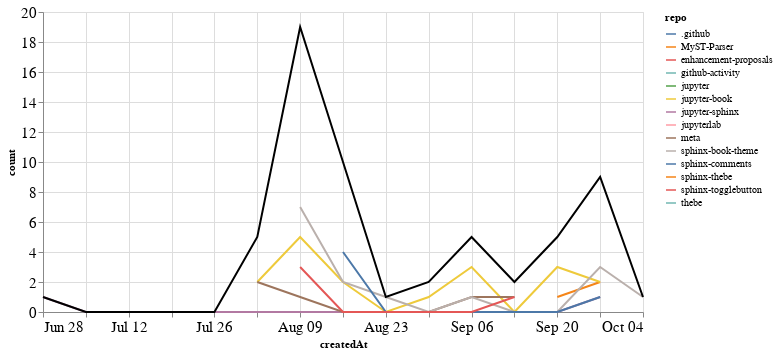

This figure's notebook cell:
### Markdown cell above
## PRs

### Code cell
prs_time = prs.groupby('repo').resample('W', on='createdAt').count()['author'].reset_index()
prs_time = prs_time.rename(columns={'author': 'count'})
prs_time_total = prs_time.groupby('createdAt').agg({"count": "sum"}).reset_index()

ch1 = alt.Chart(prs_time, width=600).mark_line().encode(
    x='createdAt',
    y='count',
    color='repo',
    tooltip="repo"
)

ch2 = alt.Chart(prs_time_total, width=600).mark_line(color="black").encode(
    x='createdAt',
    y='count',
)

ch1 + ch2

### Figure 1 — Vega-Lite specification as saved in the notebook (floating-point values rounded to 4 significant figures)
{"config": {"axisLeft": {"labelFontSize": 15}, "axisBottom": {"labelFontSize": 15}}, "layer": [{"data": {"name": "data-9062410c356d4915e7a0ed8d9627c60b"}, "mark": "line", "encoding": {"color": {"type": "nominal", "field": "repo"}, "tooltip": {"type": "nominal", "field": "repo"}, "x": {"type": "temporal", "field": "createdAt"}, "y": {"type": "quantitative", "field": "count"}}, "width": 600}, {"data": {"name": "data-053bb75a6b2525ec3d985792b01bcc3c"}, "mark": {"type": "line", "color": "black"}, "encoding": {"x": {"type": "temporal", "field": "createdAt"}, "y": {"type": "quantitative", "field": "count"}}, "width": 600}], "$schema": "https://vega.github.io/schema/vega-lite/v4.8.1.json", "datasets": {"data-9062410c356d4915e7a0ed8d9627c60b": [{"repo": ".github", "createdAt": "2020-08-02T00:00:00", "count": 1}, {"repo": "MyST-Parser", "createdAt": "2020-09-20T00:00:00", "count": 1}, {"repo": "MyST-Parser", "createdAt": "2020-09-27T00:00:00", "count": 2}, {"repo": "enhancement-proposals", "createdAt": "2020-08-30T00:00:00", "count": 1}, {"repo": "github-activity", "createdAt": "2020-08-09T00:00:00", "count": 2}, {"repo": "jupyter", "createdAt": "2020-09-20T00:00:00", "count": 1}, {"repo": "jupyter-book", "createdAt": "2020-08-02T00:00:00", "count": 2}, {"repo": "jupyter-book", "createdAt": "2020-08-09T00:00:00", "count": 5}, {"repo": "jupyter-book", "createdAt": "2020-08-16T00:00:00", "count": 2}, {"repo": "jupyter-book", "createdAt": "2020-08-23T00:00:00", "count": 0}, {"repo": "jupyter-book", "createdAt": "2020-08-30T00:00:00", "count": 1}, {"repo": "jupyter-book", "createdAt": "2020-09-06T00:00:00", "count": 3}, {"repo": "jupyter-book", "createdAt": "2020-09-13T00:00:00", "count": 0}, {"repo": "jupyter-book", "createdAt": "2020-09-20T00:00:00", "count": 3}, {"repo": "jupyter-book", "createdAt": "2020-09-27T00:00:00", "count": 2}, {"repo": "jupyter-sphinx", "createdAt": "2020-06-28T00:00:00", "count": 1}, {"repo": "jupyter-sphinx", "createdAt": "2020-07-05T00:00:00", "count": 0}, {"repo": "jupyter-sphinx", "createdAt": "2020-07-12T00:00:00", "count": 0}, {"repo": "jupyter-sphinx", "createdAt": "2020-07-19T00:00:00", "count": 0}, {"repo": "jupyter-sphinx", "createdAt": "2020-07-26T00:00:00", "count": 0}, {"repo": "jupyter-sphinx", "createdAt": "2020-08-02T00:00:00", "count": 0}, {"repo": "jupyter-sphinx", "createdAt": "2020-08-09T00:00:00", "count": 0}, {"repo": "jupyter-sphinx", "createdAt": "2020-08-16T00:00:00", "count": 0}, {"repo": "jupyter-sphinx", "createdAt": "2020-08-23T00:00:00", "count": 0}, {"repo": "jupyter-sphinx", "createdAt": "2020-08-30T00:00:00", "count": 0}, {"repo": "jupyter-sphinx", "createdAt": "2020-09-06T00:00:00", "count": 0}, {"repo": "jupyter-sphinx", "createdAt": "2020-09-13T00:00:00", "count": 0}, {"repo": "jupyter-sphinx", "createdAt": "2020-09-20T00:00:00", "count": 0}, {"repo": "jupyter-sphinx", "createdAt": "2020-09-27T00:00:00", "count": 1}, {"repo": "jupyterlab", "createdAt": "2020-08-09T00:00:00", "count": 1}, {"repo": "meta", "createdAt": "2020-08-02T00:00:00", "count": 2}, {"repo": "meta", "createdAt": "2020-08-09T00:00:00", "count": 1}, {"repo": "meta", "createdAt": "2020-08-16T00:00:00", "count": 0}, {"repo": "meta", "createdAt": "2020-08-23T00:00:00", "count": 0}, {"repo": "meta", "createdAt": "2020-08-30T00:00:00", "count": 0}, {"repo": "meta", "createdAt": "2020-09-06T00:00:00", "count": 1}, {"repo": "meta", "createdAt": "2020-09-13T00:00:00", "count": 1}, {"repo": "sphinx-book-theme", "createdAt": "2020-08-09T00:00:00", "count": 7}, {"repo": "sphinx-book-theme", "createdAt": "2020-08-16T00:00:00", "count": 2}, {"repo": "sphinx-book-theme", "createdAt": "2020-08-23T00:00:00", "count": 1}, {"repo": "sphinx-book-theme", "createdAt": "2020-08-30T00:00:00", "count": 0}, {"repo": "sphinx-book-theme", "createdAt": "2020-09-06T00:00:00", "count": 1}, {"repo": "sphinx-book-theme", "createdAt": "2020-09-13T00:00:00", "count": 0}, {"repo": "sphinx-book-theme", "createdAt": "2020-09-20T00:00:00", "count": 0}, {"repo": "sphinx-book-theme", "createdAt": "2020-09-27T00:00:00", "count": 3}, {"repo": "sphinx-book-theme", "createdAt": "2020-10-04T00:00:00", "count": 1}, {"repo": "sphinx-comments", "createdAt": "2020-08-16T00:00:00", "count": 4}, {"repo": "sphinx-comments", "createdAt": "2020-08-23T00:00:00", "count": 0}, {"repo": "sphinx-comments", "createdAt": "2020-08-30T00:00:00", "count": 0}, {"repo": "sphinx-comments", "createdAt": "2020-09-06T00:00:00", "count": 0}, {"repo": "sphinx-comments", "createdAt": "2020-09-13T00:00:00", "count": 0}, {"repo": "sphinx-comments", "createdAt": "2020-09-20T00:00:00", "count": 0}, {"repo": "sphinx-comments", "createdAt": "2020-09-27T00:00:00", "count": 1}, {"repo": "sphinx-thebe", "createdAt": "2020-08-16T00:00:00", "count": 1}, {"repo": "sphinx-togglebutton", "createdAt": "2020-08-09T00:00:00", "count": 3}, {"repo": "sphinx-togglebutton", "createdAt": "2020-08-16T00:00:00", "count": 0}, {"repo": "sphinx-togglebutton", "createdAt": "2020-08-23T00:00:00", "count": 0}, {"repo": "sphinx-togglebutton", "createdAt": "2020-08-30T00:00:00", "count": 0}, {"repo": "sphinx-togglebutton", "createdAt": "2020-09-06T00:00:00", "count": 0}, {"repo": "sphinx-togglebutton", "createdAt": "2020-09-13T00:00:00", "count": 1}, {"repo": "thebe", "createdAt": "2020-08-16T00:00:00", "count": 1}], "data-053bb75a6b2525ec3d985792b01bcc3c": [{"createdAt": "2020-06-28T00:00:00", "count": 1}, {"createdAt": "2020-07-05T00:00:00", "count": 0}, {"createdAt": "2020-07-12T00:00:00", "count": 0}, {"createdAt": "2020-07-19T00:00:00", "count": 0}, {"createdAt": "2020-07-26T00:00:00", "count": 0}, {"createdAt": "2020-08-02T00:00:00", "count": 5}, {"createdAt": "2020-08-09T00:00:00", "count": 19}, {"createdAt": "2020-08-16T00:00:00", "count": 10}, {"createdAt": "2020-08-23T00:00:00", "count": 1}, {"createdAt": "2020-08-30T00:00:00", "count": 2}, {"createdAt": "2020-09-06T00:00:00", "count": 5}, {"createdAt": "2020-09-13T00:00:00", "count": 2}, {"createdAt": "2020-09-20T00:00:00", "count": 5}, {"createdAt": "2020-09-27T00:00:00", "count": 9}, {"createdAt": "2020-10-04T00:00:00", "count": 1}]}}
